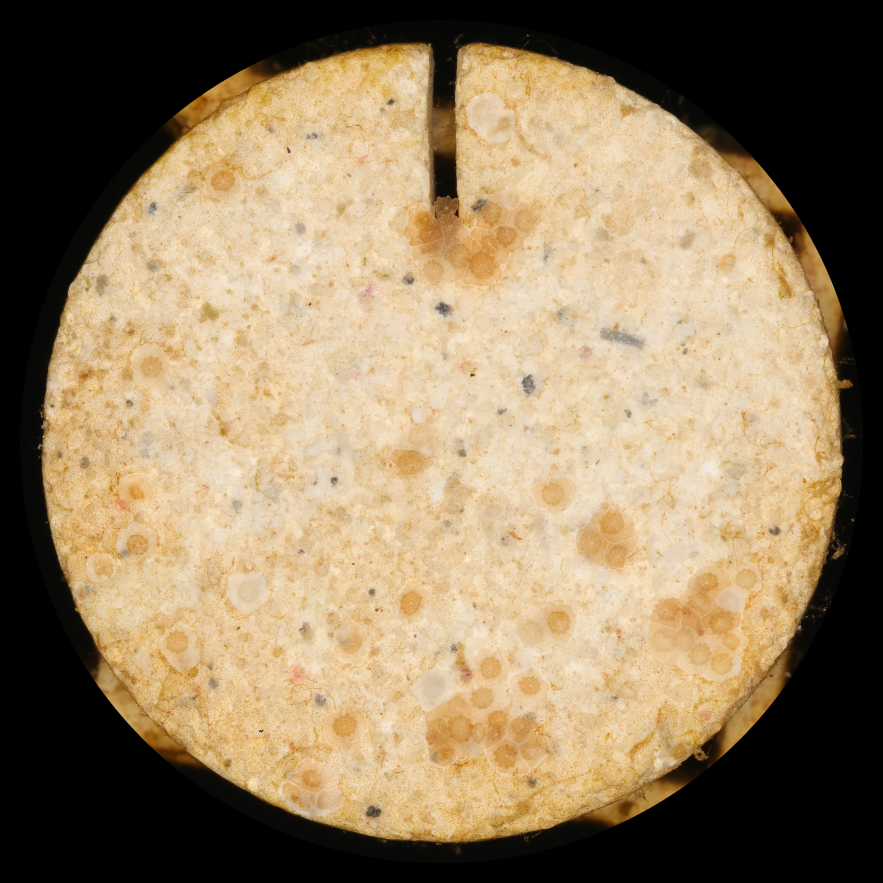
#> input picture examples/input/32_T2_6_timepoint0.JPG, 3532 x 3532 px (shown at 1/4 size)
$ python run_pipeline.py --input examples/input   (older library calls are emulated)
#> lines starting #> are read from the running program, lines starting #| are printed output that depends on the picture; after the words box and inside, x2 and y2 are one past the last pixel; in counts of white or black regions, pixels touching at a corner belong together
### src/preprocessing.py
from __future__ import annotations
from pathlib import Path
import cv2
import numpy as np

def load_image(path: str | Path) -> np.ndarray:
    image_path = Path(path)
    image = cv2.imread(str(image_path), cv2.IMREAD_COLOR)
    if image is None:
        raise ValueError(f"Could not read image: {image_path}")
    return image

def gaussian_blur(image: np.ndarray, kernel_size: tuple[int, int]=(15,15), sigma: float=10.0) -> np.ndarray:
    return cv2.GaussianBlur(image, kernel_size, sigma)

### src/detection.py
from __future__ import annotations
from dataclasses import dataclass
import cv2
import numpy as np

@dataclass(frozen=True)
class DetectionProfile:
    mode:str
    min_dist:int
    min_radius:int
    max_radius:int
    hough_param2:int=25
    component_min_area:int=10_000
    component_max_area:int=100_000

TIMEPOINT0=DetectionProfile("dark-regions",100,20,60)
TIMEPOINT1=DetectionProfile("edge-regions",200,80,100)

def profile_for_filename(filename:str)->DetectionProfile:
    return TIMEPOINT1 if "timepoint1" in filename.lower() else TIMEPOINT0

def _component_mask(binary:np.ndarray,min_area:int,max_area:int,dilation_kernel:np.ndarray)->np.ndarray:
    num_labels,labels,stats,_=cv2.connectedComponentsWithStats(binary,8,cv2.CV_32S)
    mask=np.zeros_like(binary,dtype=np.uint8)
    for label in range(1,num_labels):
        area=stats[label,cv2.CC_STAT_AREA]
        if min_area < area < max_area:
            mask[labels==label]=255
    return cv2.dilate(mask,dilation_kernel,iterations=5)

def build_region_mask(image:np.ndarray, profile:DetectionProfile)->np.ndarray:
    working=image.copy()
    kernel=cv2.getStructuringElement(cv2.MORPH_ELLIPSE,(5,5))
    if profile.mode=="edge-regions":
        working[np.all(working<40,axis=2)]=255
        gray=cv2.cvtColor(working,cv2.COLOR_BGR2GRAY)
        edges=cv2.Canny(gray,50,150)
        closed=cv2.morphologyEx(edges,cv2.MORPH_CLOSE,kernel,iterations=2)
        dilated=cv2.dilate(closed,kernel,iterations=1)
        processed=cv2.morphologyEx(dilated,cv2.MORPH_CLOSE,kernel,iterations=3)
        binary=cv2.bitwise_not(processed)
    else:
        gray=cv2.cvtColor(working,cv2.COLOR_BGR2GRAY)
        _,thresholded=cv2.threshold(gray,170,255,cv2.THRESH_BINARY_INV)
        dilated=cv2.dilate(thresholded,np.ones((5,5),np.uint8),iterations=1)
        processed=cv2.morphologyEx(dilated,cv2.MORPH_CLOSE,kernel)
        processed=cv2.bitwise_not(processed)
        processed=cv2.morphologyEx(processed,cv2.MORPH_CLOSE,kernel,iterations=2)
        processed=cv2.morphologyEx(processed,cv2.MORPH_CLOSE,kernel,iterations=3)
        binary=cv2.bitwise_not(processed)
    return _component_mask(binary,profile.component_min_area,profile.component_max_area,kernel)

def detect_coral_larvae(image:np.ndarray, profile:DetectionProfile)->tuple[np.ndarray,np.ndarray,int]:
    mask=build_region_mask(image,profile)
    masked=cv2.bitwise_and(image,image,mask=mask)
    gray=cv2.cvtColor(masked,cv2.COLOR_BGR2GRAY)
    circles=cv2.HoughCircles(gray,cv2.HOUGH_GRADIENT,dp=1.2,minDist=profile.min_dist,param1=50,param2=profile.hough_param2,minRadius=profile.min_radius,maxRadius=profile.max_radius)
    annotated=image.copy()
    count=0
    if circles is not None:
        rounded=np.uint16(np.around(circles))
        count=len(rounded[0])
        for x,y,radius in rounded[0]:
            cv2.circle(annotated,(int(x),int(y)),int(radius),(0,255,0),2)
            cv2.circle(annotated,(int(x),int(y)),2,(0,0,255),3)
    return annotated,mask,count

### src/edge_detection.py
from __future__ import annotations
import cv2
import numpy as np

def _grayscale(image: np.ndarray) -> np.ndarray:
    return image if image.ndim == 2 else cv2.cvtColor(image, cv2.COLOR_BGR2GRAY)

def sobel_edges(image: np.ndarray) -> np.ndarray:
    gray=_grayscale(image)
    sx=cv2.Sobel(gray, cv2.CV_64F,1,0,ksize=3)
    sy=cv2.Sobel(gray, cv2.CV_64F,0,1,ksize=3)
    return cv2.convertScaleAbs(cv2.magnitude(sx,sy))

def canny_edges(image: np.ndarray, lower_threshold:int=10, upper_threshold:int=35) -> np.ndarray:
    return cv2.Canny(_grayscale(image), lower_threshold, upper_threshold)

### run_pipeline.py
from __future__ import annotations
import argparse
from pathlib import Path
import cv2
from src.detection import TIMEPOINT0,TIMEPOINT1,detect_coral_larvae,profile_for_filename
from src.edge_detection import canny_edges,sobel_edges
from src.preprocessing import gaussian_blur,load_image
from src.texture_segmentation import texture_segmentation

IMAGE_EXTENSIONS={".jpg",".jpeg",".png"}

def parse_args()->argparse.Namespace:
    parser=argparse.ArgumentParser(description="Run the cleaned coral-larvae computer-vision pipeline.")
    parser.add_argument("--input",required=True,type=Path,help="Path to one image or a directory of images.")
    parser.add_argument("--output",type=Path,default=Path("outputs"),help="Directory for generated pipeline stages.")
    parser.add_argument("--profile",choices=("auto","timepoint0","timepoint1"),default="auto")
    parser.add_argument("--with-texture",action="store_true",help="Also run Law's texture-energy + K-Means segmentation.")
    return parser.parse_args()

def image_paths(path:Path)->list[Path]:
    if path.is_file():
        return [path] if path.suffix.lower() in IMAGE_EXTENSIONS else []
    if path.is_dir():
        return sorted(i for i in path.iterdir() if i.is_file() and i.suffix.lower() in IMAGE_EXTENSIONS)
    return []

def choose_profile(name:str,filename:str):
    if name=="timepoint0": return TIMEPOINT0
    if name=="timepoint1": return TIMEPOINT1
    return profile_for_filename(filename)

def save_image(path:Path,image)->None:
    path.parent.mkdir(parents=True,exist_ok=True)
    if not cv2.imwrite(str(path),image):
        raise RuntimeError(f"Failed to write image: {path}")

def process_image(source:Path, output_root:Path, profile_name:str, with_texture:bool)->int:
    image=load_image(source)
    blurred=gaussian_blur(image)
    profile=choose_profile(profile_name,source.name)
    detected,mask,count=detect_coral_larvae(image,profile)
    dest=output_root/source.stem
    save_image(dest/"01_gaussian.jpg",blurred)
    save_image(dest/"02_sobel.jpg",sobel_edges(blurred))
    save_image(dest/"03_canny.jpg",canny_edges(blurred))
    save_image(dest/"04_region_mask.jpg",mask)
    save_image(dest/"05_detections.jpg",detected)
    if with_texture:
        save_image(dest/"06_texture_segmentation.jpg",texture_segmentation(image))
    print(f"{source.name}: detected {count} circular candidate region(s)")
    return count

def main()->None:
    args=parse_args()
    sources=image_paths(args.input)
    if not sources:
        raise SystemExit(f"No supported images found at: {args.input}")
    for source in sources:
        process_image(source,args.output,args.profile,args.with_texture)
#> in load_image, image is the input picture: shape (3532, 3532, 3); mean B, G, R 97.7, 127.9, 148.3
#> in build_region_mask, `_,thresholded=cv2.threshold(gray,170,255,cv2.THRESH_BINARY_INV)`:
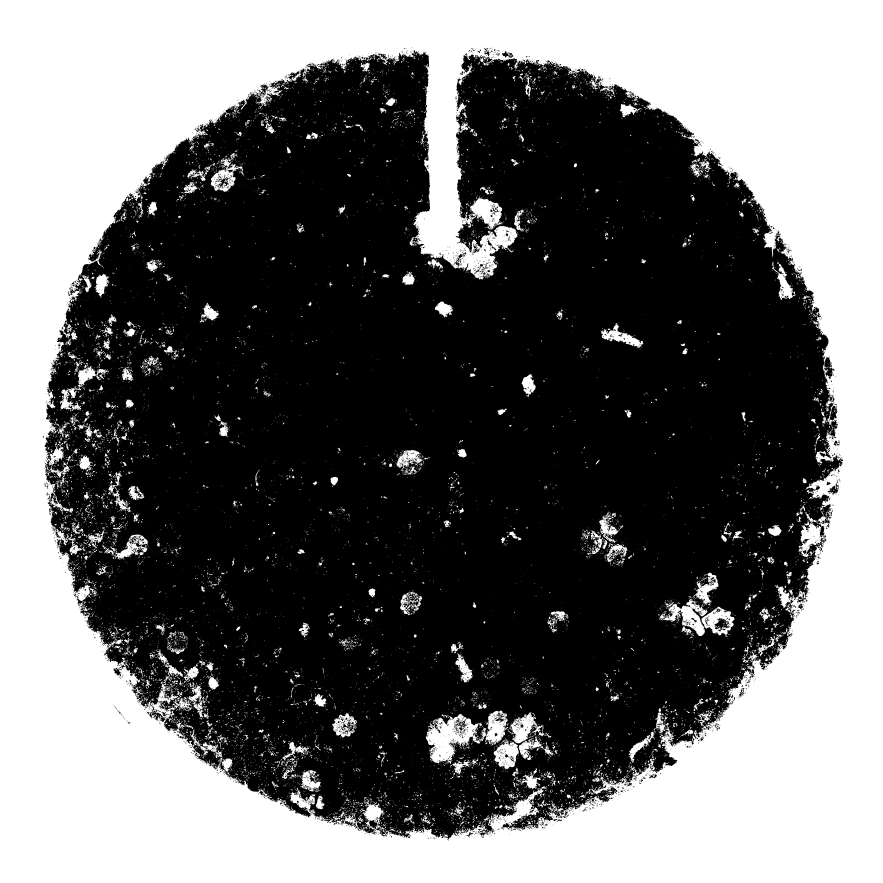
#> thresholded: shape (3532, 3532) (shown at 1/4 size); 42.2% white; 13671 white regions (11981 under 20 px), largest, box (x1, y1, x2, y2) and area: (0, 0, 3532, 3532) 4903120, (1703, 2855, 1922, 3055) 21744, (2637, 2397, 2831, 2544) 10233
#> in build_region_mask, `processed=cv2.morphologyEx(processed,cv2.MORPH_CLOSE,kernel,iterations..`:
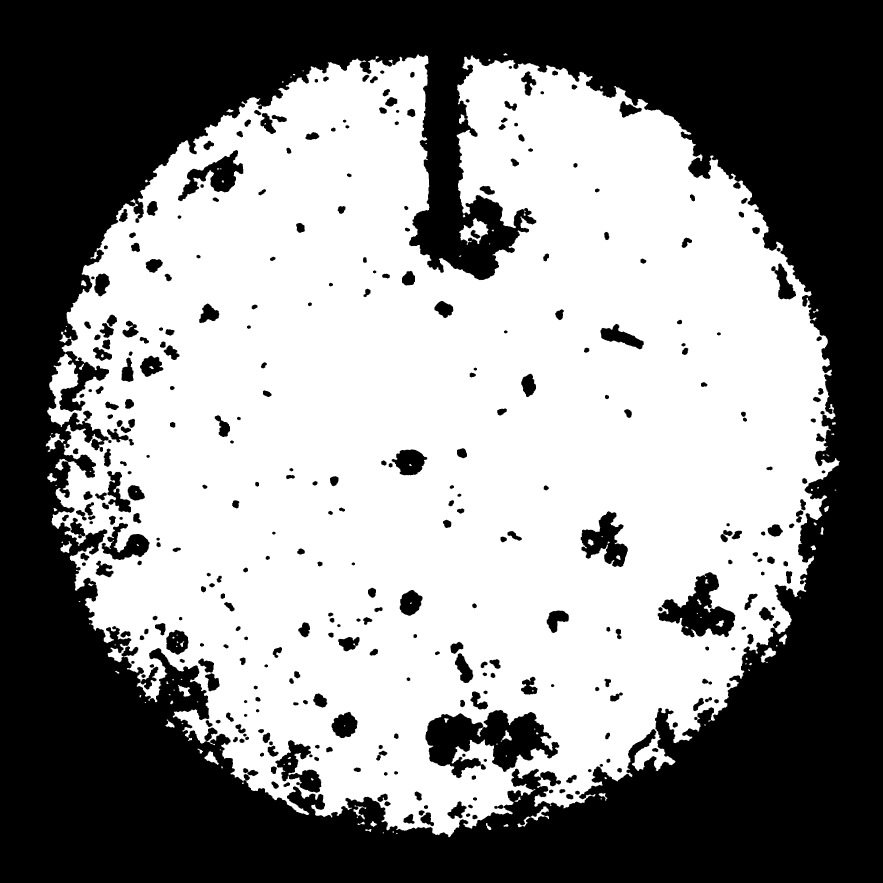
#> processed: shape (3532, 3532) (shown at 1/4 size); 54% white; 376 black regions, largest, box (x1, y1, x2, y2) and area: (0, 0, 3532, 3532) 5250244, (1702, 2840, 2237, 3113) 78477, (2631, 2289, 2941, 2550) 37691
#> in _component_mask, `num_labels,labels,stats,_=cv2.connectedComponentsWithStats(binary,8,cv..`:
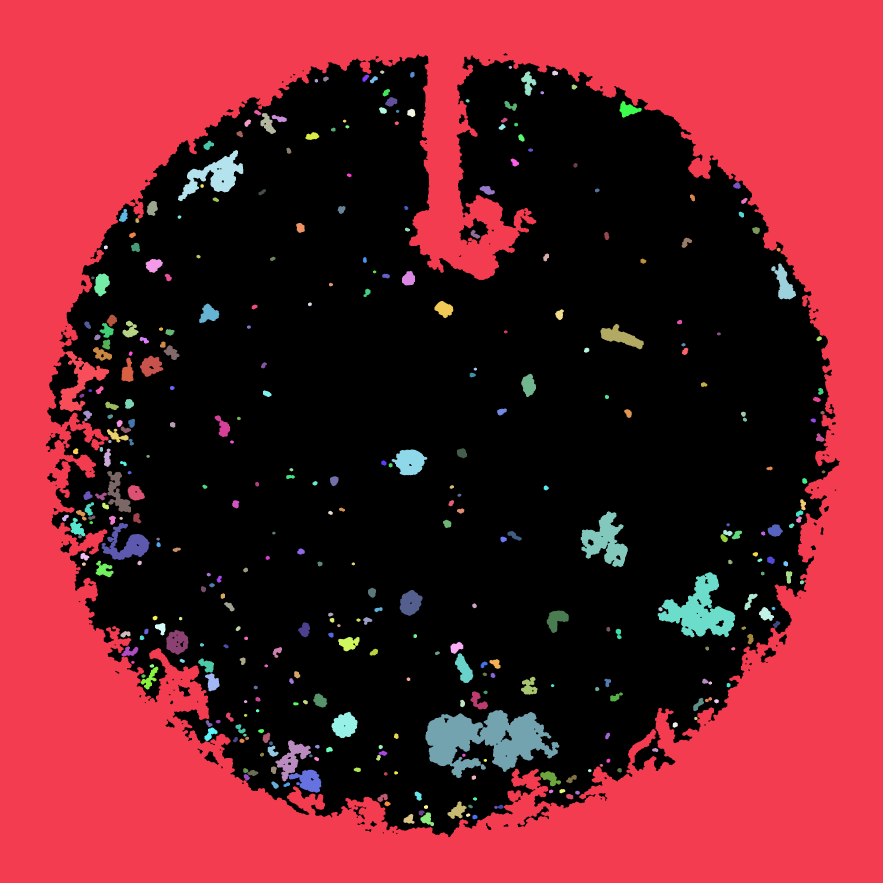
#> labels: shape (3532, 3532) int32 (shown at 1/4 size); 377 distinct labels, from 0 to 376; one colour per label, 0 black
#> in _component_mask, `num_labels,labels,stats,_=cv2.connectedComponentsWithStats(binary,8,cv..`: num_labels = 377; stats = 377 rows, first 6: [183, 212, 3176, 3137, 6735853], [0, 0, 3532, 3532, 5250244], [2035, 263, 13, 13, 121], [1521, 281, 16, 15, 168], [2209, 282, 23, 20, 355], [2085, 285, 60, 99, 2858]
#> the loop in _component_mask, `for label in range(1,num_labels):` made 376 passes
#> area on passes 1 to 3: 5250244, 121, 168
#> in detect_coral_larvae, `circles=cv2.HoughCircles(gray,cv2.HOUGH_GRADIENT,dp=1.2,minDist=profil..`: circles = 33 rows, first 8: [2107.8, 2935.8, 59.24], [1764.6, 3000.6, 59.24], [1978.2, 2927.4, 59.24], [898.2, 695.4, 59.24], [498.6, 2173.8, 59.24], [1864.2, 2976.6, 59.24], [2399.4, 2160.6, 59.24], [2772.6, 2460.6, 59.24]
#> in detect_coral_larvae, `rounded=np.uint16(np.around(circles))`: rounded = 33 rows, first 8: [2108, 2936, 59], [1765, 3001, 59], [1978, 2927, 59], [898, 695, 59], [499, 2174, 59], [1864, 2977, 59], [2399, 2161, 59], [2773, 2461, 59]
#> in detect_coral_larvae, `count=len(rounded[0])`: count = 33
#> the loop in detect_coral_larvae, `for x,y,radius in rounded[0]:` made 33 passes
#> in sobel_edges, `sy=cv2.Sobel(gray, cv2.CV_64F,0,1,ksize=3)`:
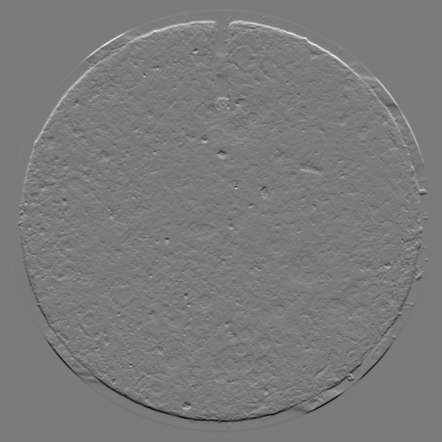
#> sy: shape (3532, 3532) float64 (shown at 1/8 size); min -88, max 94, mean 0; drawn with min black and max white
#> in canny_edges, `return cv2.Canny(_grayscale(image), lower_threshold, upper_threshold)`:
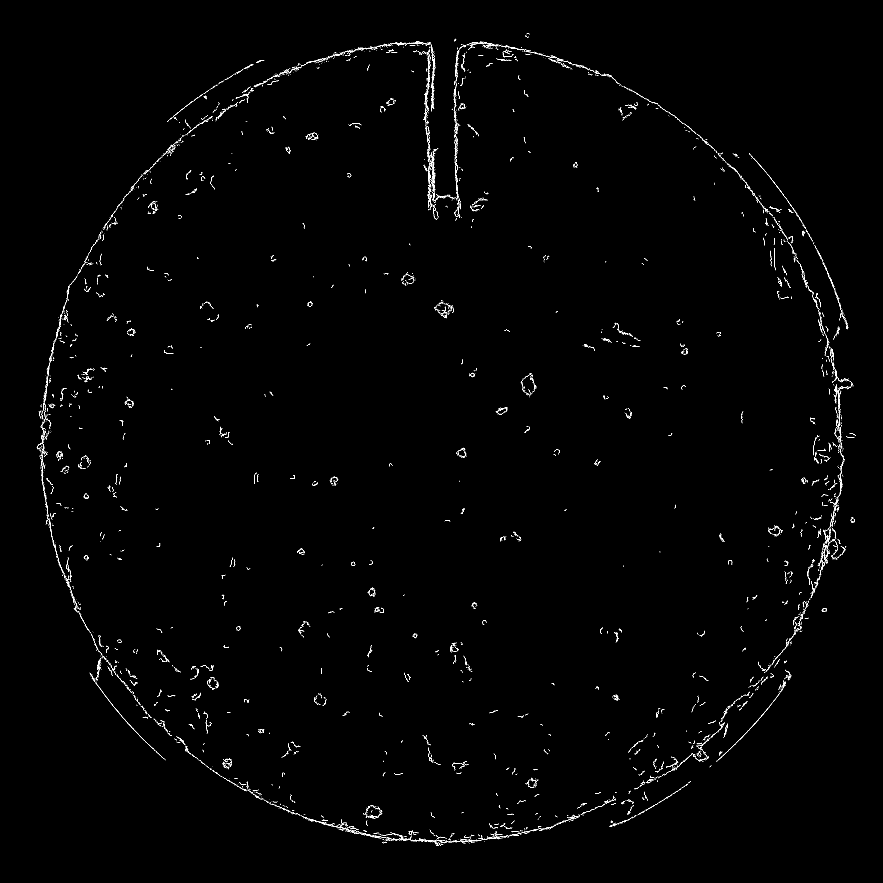
#> returned value: shape (3532, 3532) (shown at 1/4 size); 0.43% white in thin lines or dots, all inside (x1, y1, x2, y2) = (147, 132, 3422, 3384)
#| 32_T2_6_timepoint0.JPG: detected 33 circular candidate region(s)
#> pass 2 of the loop in main, `for source in sources:`:
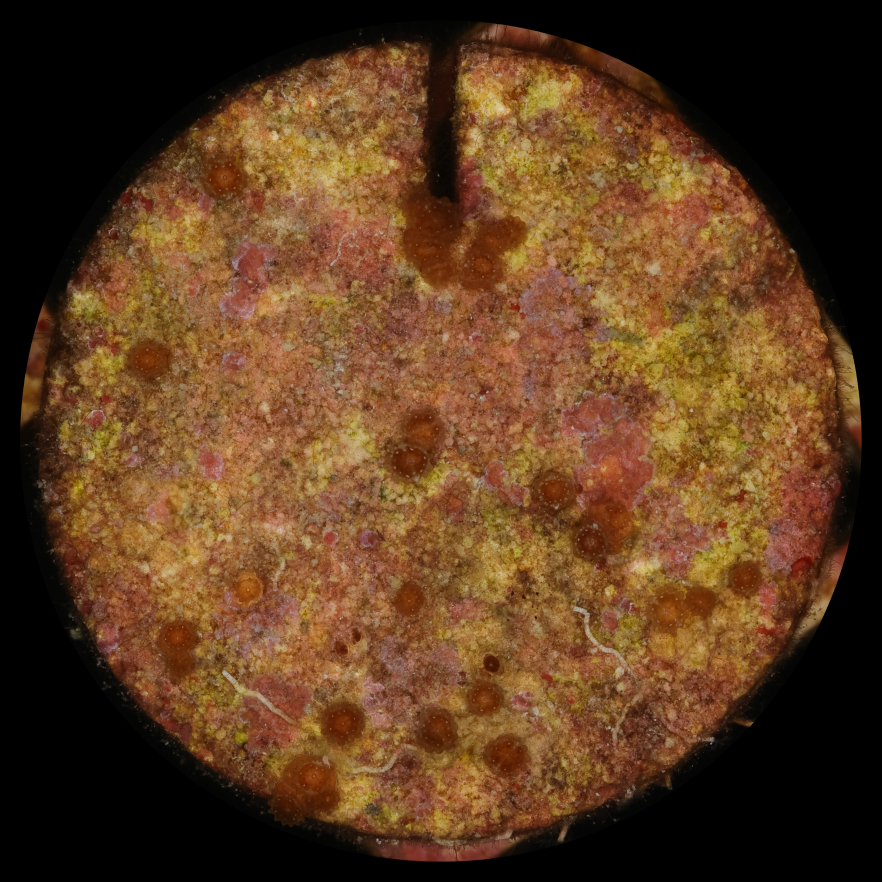
#> input picture examples/input/32_T2_6_timepoint1.JPG, 3526 x 3526 px (shown at 1/4 size)
#> in load_image, image is the input picture: shape (3526, 3526, 3); mean B, G, R 31.9, 59.6, 91.8
#> in _component_mask (call 2), `num_labels,labels,stats,_=cv2.connectedComponentsWithStats(binary,8,cv..`:
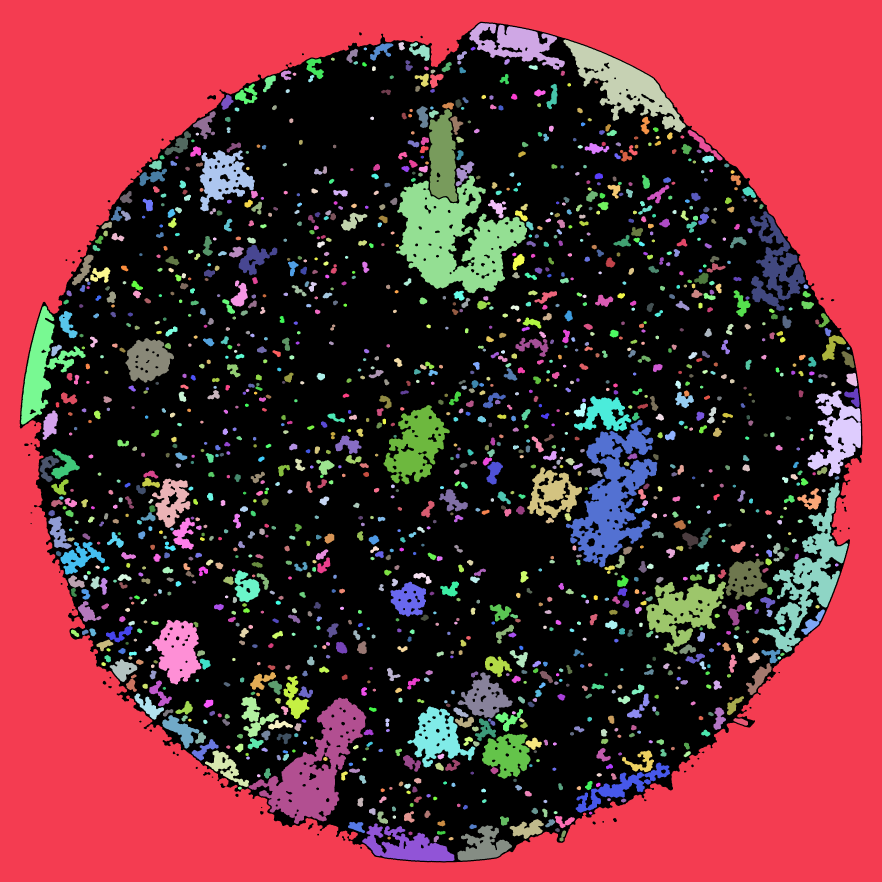
#> labels: shape (3526, 3526) int32 (shown at 1/4 size); 1646 distinct labels, from 0 to 1645; one colour per label, 0 black
#> num_labels = 1646; stats = 1646 rows, first 6: [79, 87, 3371, 3363, 6480751], [0, 0, 3526, 3526, 4040027], [1877, 92, 382, 188, 32031], [2254, 158, 488, 372, 59629], [1594, 168, 25, 34, 606], [1636, 169, 83, 75, 3106]
#> the loop in _component_mask (call 2), `for label in range(1,num_labels):` made 1645 passes
#> area on passes 1 to 3: 4040027, 32031, 59629
#> masked: shape (3526, 3526, 3)
#> circles = 17 rows, first 8: [2495.4, 1810.2, 99.32], [1369.8, 2889, 94.04], [2214.6, 1973.4, 86.12], [3241.8, 2314.2, 98], [3118.2, 1110.6, 94.04], [589.8, 1434.6, 92.72], [2039.4, 3018.6, 88.76], [2449.8, 2014.2, 80.84]
#> rounded = 17 rows, first 8: [2495, 1810, 99], [1370, 2889, 94], [2215, 1973, 86], [3242, 2314, 98], [3118, 1111, 94], [590, 1435, 93], [2039, 3019, 89], [2450, 2014, 81]
#> the loop in detect_coral_larvae (call 2), `for x,y,radius in rounded[0]:` made 17 passes
#> sx: shape (3526, 3526) float64
#> sy: shape (3526, 3526) float64
#> in canny_edges (call 2), `return cv2.Canny(_grayscale(image), lower_threshold, upper_threshold)`:
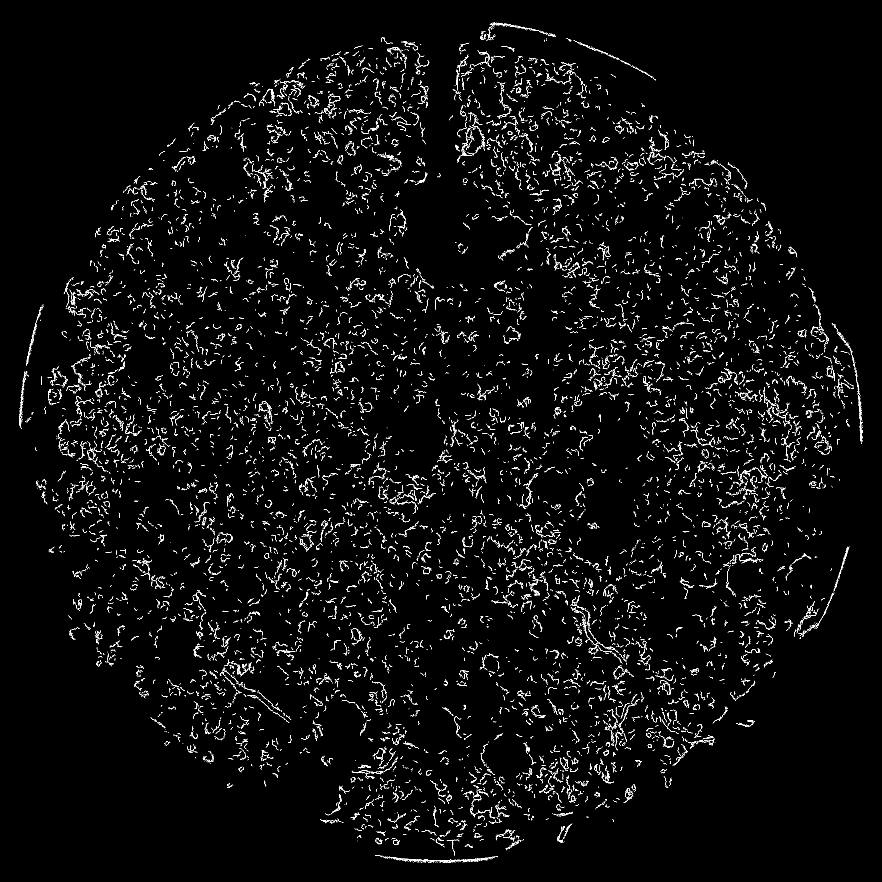
#> returned value: shape (3526, 3526) (shown at 1/4 size); 1.6% white in thin lines or dots
#| 32_T2_6_timepoint1.JPG: detected 17 circular candidate region(s)

if __name__=="__main__":
    main()
